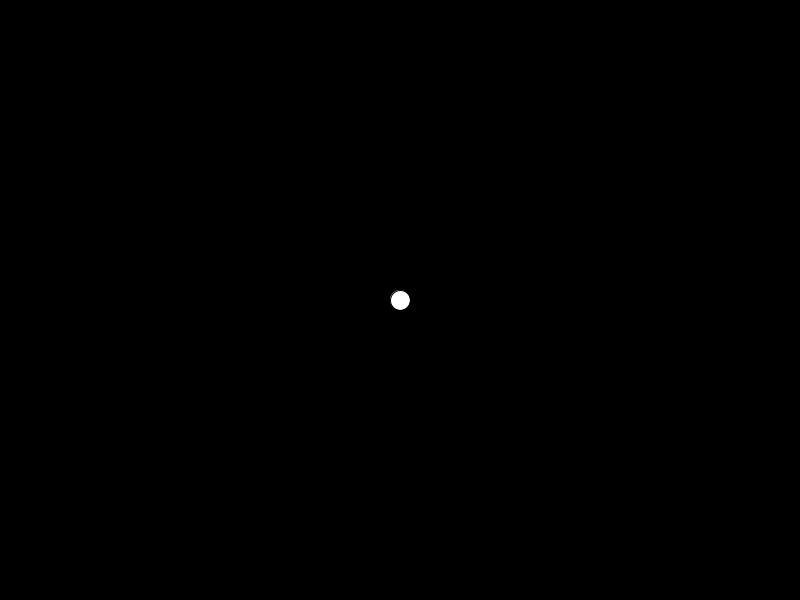
Frame 1 (no input)
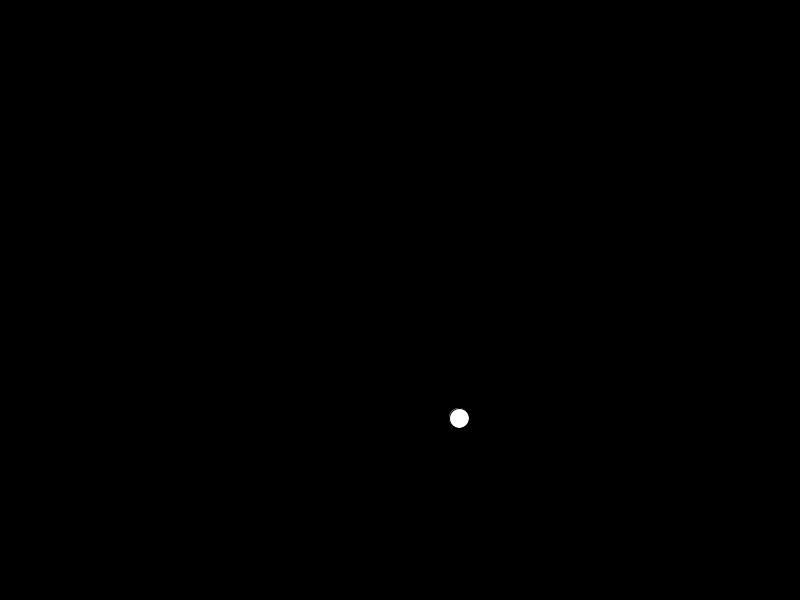
Frame 60 (the mouse pressed at the canvas centre just before this capture)
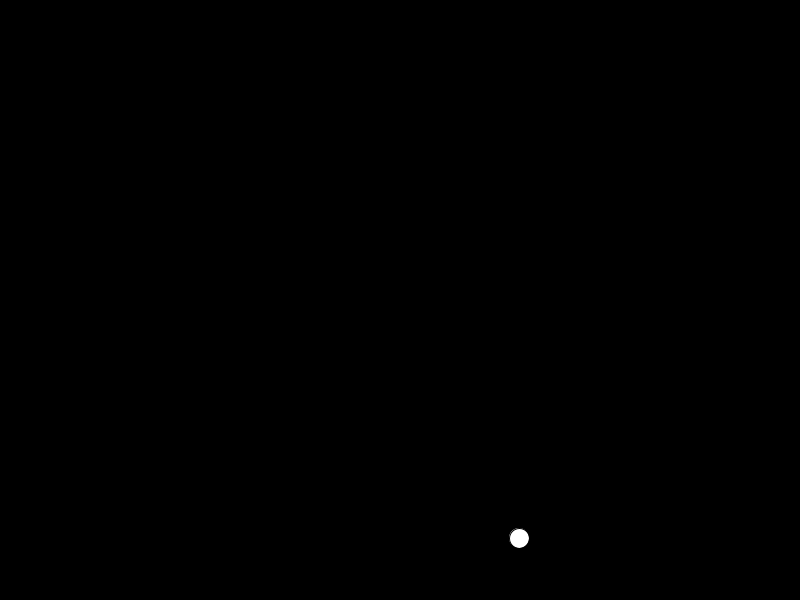
Frame 120 (the mouse held since frame 60 and released just before this capture)

The Processing sketch that drew these frames (run headless with seeded random() and noise(); from frame 60 on, the mouse is pressed at the canvas centre):

// Processing sketch: bouncingball
// ── bouncingball.pde
//bouncing ball
float bx,by,dx,dy;
int balldiam = 20;

void setup() {
  size(800,600);
  bx = width/2;
  by = height/2;
  dx = 1;
  dy = 2;  
}

void draw(){
  background(0);  //erase window
  ellipse(bx,by,balldiam,balldiam);
  bx = bx+dx;
  if ((bx>=width)||(bx<=0)) 
      {dx = -dx;}
  by = by + dy;
  if ((by>=height)||(by<=0)) 
      {dy = -dy;}
}
